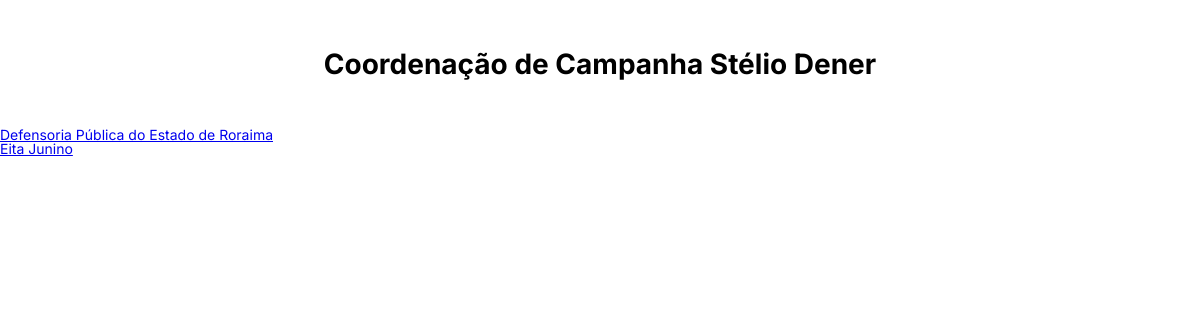
Before: /grupos/ with the older database file.
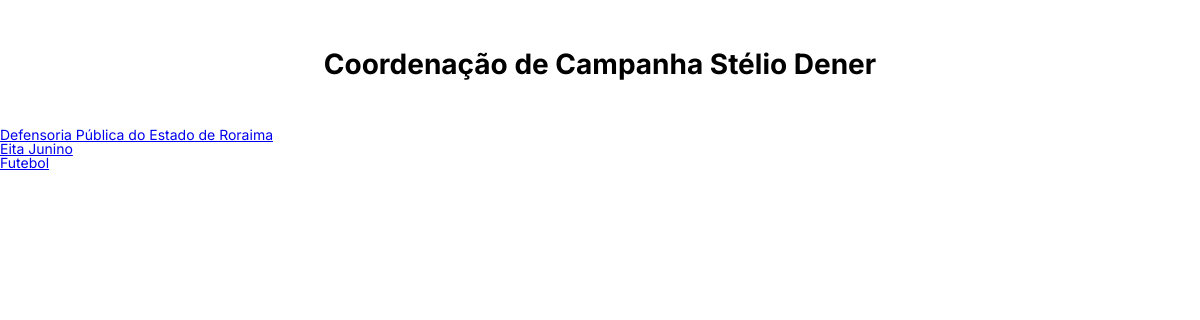
After: the same page with the newer database file.
### base/models.py (models this page shows)
class Grupo(models.Model):
    grupo = models.CharField(max_length=200)
    rgb = models.CharField(max_length=9, null=True, blank=True)
    updated = models.DateTimeField(auto_now=True)
    created = models.DateTimeField(auto_now_add=True)
    def __str__(self):
        return self.grupo

### base/views.py (the view)
# urls.py: path('grupos/', views.grupos, name='grupos'),
def grupos(request):
    grupos = Grupo.objects.all()
    context = {'colaboradores': grupos, 'link': 'editar-grupo'}
    return render(request, 'base/colaboradores.html', context)

### base/templates/base/colaboradores.html
{% extends 'main.html' %}
{% block content %}
    {% for colaborador in colaboradores %}
    <div><a href="{% url link colaborador.id %}">{{colaborador}}</a></div>
    {% endfor %}
{% endblock content %}

Changed rows visible on the page:
added Grupo: grupo "Futebol"
